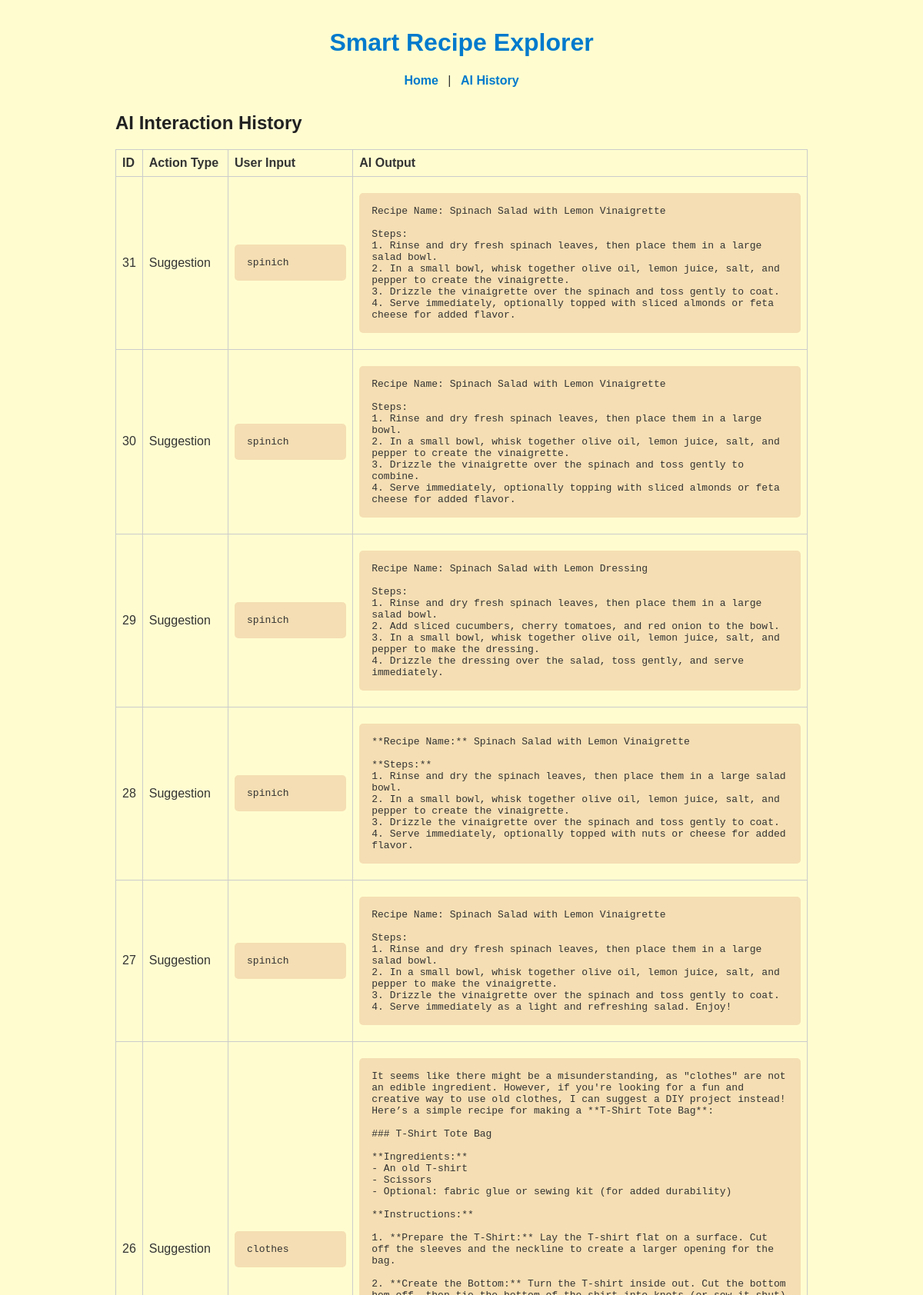
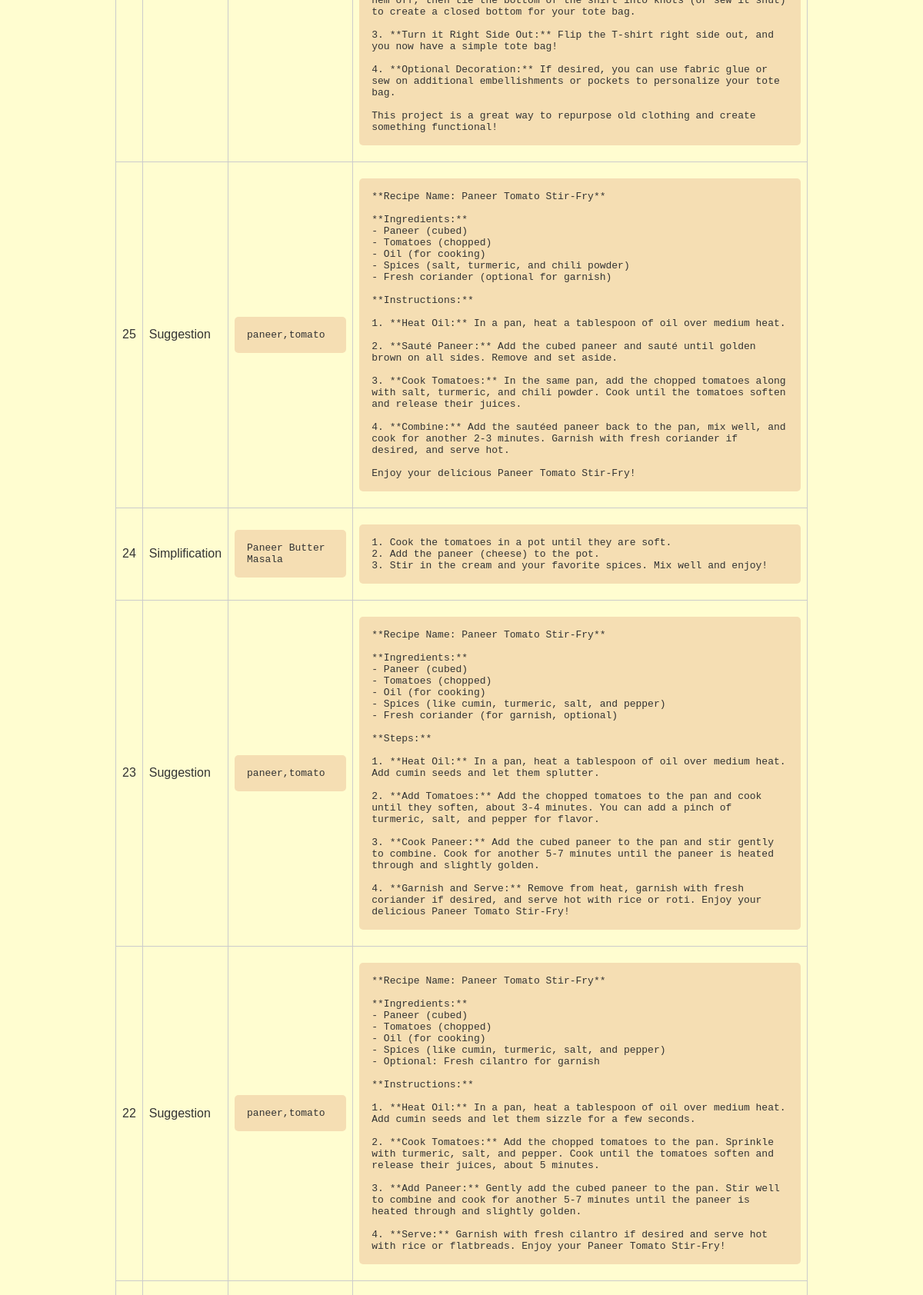
The app's page /history (upper part) with its own data (2 pictures, top to bottom).
### app.py (models this page shows)
class AIHistory(db.Model):
    id = db.Column(db.Integer, primary_key=True)
    action_type = db.Column(db.String, nullable=False)  # "Suggestion" or "Simplification"
    user_input = db.Column(db.Text, nullable=False)     # User's input text
    ai_output = db.Column(db.Text, nullable=False)      # AI response text

### app.py (the view)
@app.route("/history")
def history():
    history = AIHistory.query.order_by(AIHistory.id.desc()).all()
    return render_template("history.html", history=history)

### templates/history.html
{% extends "base.html" %}
{% block content %}
  <h2>AI Interaction History</h2>
  {% if history %}
    <table>
      <thead>
        <tr>
          <th>ID</th>
          <th>Action Type</th>
          <th>User Input</th>
          <th>AI Output</th>
        </tr>
      </thead>
      <tbody>
        {% for entry in history %}
          <tr>
            <td>{{ entry.id }}</td>
            <td>{{ entry.action_type }}</td>
            <td><pre>{{ entry.user_input }}</pre></td>
            <td><pre>{{ entry.ai_output }}</pre></td>
          </tr>
        {% endfor %}
      </tbody>
    </table>
  {% else %}
    <p>No history found.</p>
  {% endif %}
{% endblock %}

### static/style.css (style rules this page uses)
body { font-family: Arial, sans-serif; max-width: 900px; margin: 0 auto; padding: 1rem; background: #f9f9f9; color: #333; background-color: #fffdd0; }
h1, h2, h3, h4 { color: #222; }
pre { background: wheat; padding: 1rem; white-space: pre-wrap; border-radius: 5px; overflow-x: auto; }
table { width: 100%; border-collapse: collapse; margin-top: 1rem; }
table, th, td { border: 1px solid #ccc; }
th, td { padding: 0.5rem; text-align: left; }

### records on screen
AIHistory: id "31", action_type "Suggestion", user_input "spinich", ai_output "Recipe Name: Spinach Salad with Lemon Vinaigrette Steps: 1. Rinse and dry fresh spinach leaves, then place them in a large salad bowl. 2. In a small bowl, whisk together olive oil, lemon juice, salt, and pepper to create the vinaigrette. 3. Drizzle the vinaigrette over the spinach and toss gently to coat. 4. Serve immediately, optionally topped with sliced almonds or feta cheese for added flavor."
AIHistory: id "30", action_type "Suggestion", user_input "spinich", ai_output "Recipe Name: Spinach Salad with Lemon Vinaigrette Steps: 1. Rinse and dry fresh spinach leaves, then place them in a large bowl. 2. In a small bowl, whisk together olive oil, lemon juice, salt, and pepper to create the vinaigrette. 3. Drizzle the vinaigrette over the spinach and toss gently to combine. 4. Serve immediately, optionally topping with sliced almonds or feta cheese for added flavor."
AIHistory: id "29", action_type "Suggestion", user_input "spinich", ai_output "Recipe Name: Spinach Salad with Lemon Dressing Steps: 1. Rinse and dry fresh spinach leaves, then place them in a large salad bowl. 2. Add sliced cucumbers, cherry tomatoes, and red onion to the bowl. 3. In a small bowl, whisk together olive oil, lemon juice, salt, and pepper to make the dressing. 4. Drizzle the dressing over the salad, toss gently, and serve immediately."
AIHistory: id "28", action_type "Suggestion", user_input "spinich", ai_output "**Recipe Name:** Spinach Salad with Lemon Vinaigrette **Steps:** 1. Rinse and dry the spinach leaves, then place them in a large salad bowl. 2. In a small bowl, whisk together olive oil, lemon juice, salt, and pepper to create the vinaigrette. 3. Drizzle the vinaigrette over the spinach and toss gently to coat. 4. Serve immediately, optionally topped with nuts or cheese for added flavor."
AIHistory: id "27", action_type "Suggestion", user_input "spinich", ai_output "Recipe Name: Spinach Salad with Lemon Vinaigrette Steps: 1. Rinse and dry fresh spinach leaves, then place them in a large salad bowl. 2. In a small bowl, whisk together olive oil, lemon juice, salt, and pepper to make the vinaigrette. 3. Drizzle the vinaigrette over the spinach and toss gently to coat. 4. Serve immediately as a light and refreshing salad. Enjoy!"
AIHistory: id "26", action_type "Suggestion", user_input "clothes", ai_output "It seems like there might be a misunderstanding, as \"clothes\" are not an edible ingredient. However, if you're looking for a fun and creative way to use old clothes, I can suggest a DIY project instead! Here’s a simple recipe for making a **T-Shirt Tote Bag**: ### T-Shirt Tote Bag **Ingredients:** - An old T-shirt - Scissors - Optional: fabric glue or sewing kit (for added durability) **Instructions:** 1. **Prepare the T-Shirt:** Lay the T-shirt flat on a surface. Cut off the sleeves and the neckline to create a larger opening for the bag. 2. **Create the Bottom:** Turn the T-shirt inside out. Cut the bottom hem off, then tie the bottom of the shirt into knots (or sew it shut) to create a…"
AIHistory: id "25", action_type "Suggestion", user_input "paneer,tomato", ai_output "**Recipe Name: Paneer Tomato Stir-Fry** **Ingredients:** - Paneer (cubed) - Tomatoes (chopped) - Oil (for cooking) - Spices (salt, turmeric, and chili powder) - Fresh coriander (optional for garnish) **Instructions:** 1. **Heat Oil:** In a pan, heat a tablespoon of oil over medium heat. 2. **Sauté Paneer:** Add the cubed paneer and sauté until golden brown on all sides. Remove and set aside. 3. **Cook Tomatoes:** In the same pan, add the chopped tomatoes along with salt, turmeric, and chili powder. Cook until the tomatoes soften and release their juices. 4. **Combine:** Add the sautéed paneer back to the pan, mix well, and cook for another 2-3 minutes. Garnish with fresh coriander if…"
AIHistory: id "24", action_type "Simplification", user_input "Paneer Butter Masala", ai_output "1. Cook the tomatoes in a pot until they are soft. 2. Add the paneer (cheese) to the pot. 3. Stir in the cream and your favorite spices. Mix well and enjoy!"
AIHistory: id "23", action_type "Suggestion", user_input "paneer,tomato", ai_output "**Recipe Name: Paneer Tomato Stir-Fry** **Ingredients:** - Paneer (cubed) - Tomatoes (chopped) - Oil (for cooking) - Spices (like cumin, turmeric, salt, and pepper) - Fresh coriander (for garnish, optional) **Steps:** 1. **Heat Oil:** In a pan, heat a tablespoon of oil over medium heat. Add cumin seeds and let them splutter. 2. **Add Tomatoes:** Add the chopped tomatoes to the pan and cook until they soften, about 3-4 minutes. You can add a pinch of turmeric, salt, and pepper for flavor. 3. **Cook Paneer:** Add the cubed paneer to the pan and stir gently to combine. Cook for another 5-7 minutes until the paneer is heated through and slightly golden. 4. **Garnish and Serve:** Remove from…"
AIHistory: id "22", action_type "Suggestion", user_input "paneer,tomato", ai_output "**Recipe Name: Paneer Tomato Stir-Fry** **Ingredients:** - Paneer (cubed) - Tomatoes (chopped) - Oil (for cooking) - Spices (like cumin, turmeric, salt, and pepper) - Optional: Fresh cilantro for garnish **Instructions:** 1. **Heat Oil:** In a pan, heat a tablespoon of oil over medium heat. Add cumin seeds and let them sizzle for a few seconds. 2. **Cook Tomatoes:** Add the chopped tomatoes to the pan. Sprinkle with turmeric, salt, and pepper. Cook until the tomatoes soften and release their juices, about 5 minutes. 3. **Add Paneer:** Gently add the cubed paneer to the pan. Stir well to combine and cook for another 5-7 minutes until the paneer is heated through and slightly golden. 4.…"
